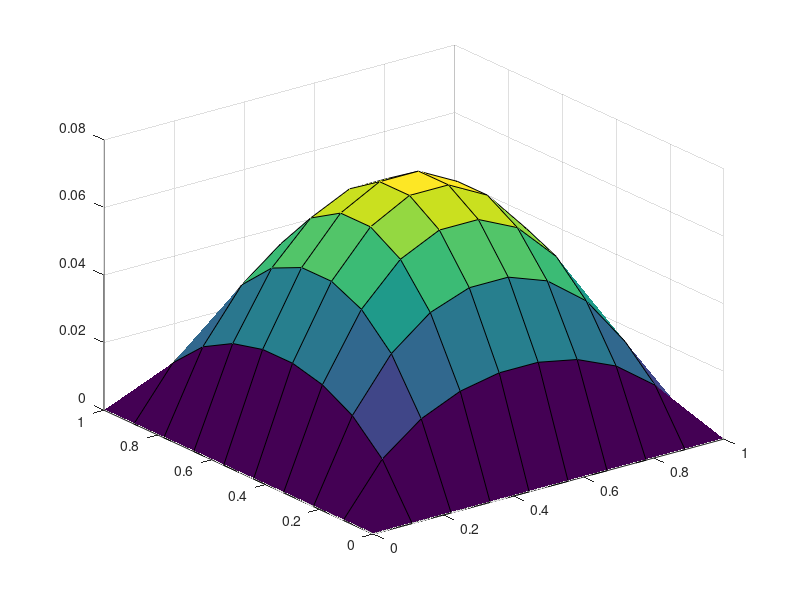

Recreate this plot in MATLAB.
% Solution to elliptic equation Laplacian u = f, u = g on bdry
function Elliptic()
clc
close all
clear all
M = 10;
N = M*M;

nx = M;
nt = M;
ax = 0;
bx = 1;
at = 0;
bt = 1;
x = linspace (ax, bx, nx);
t = linspace (at, bt, nt);
dt = (bt-at)/(nt-1);
h = (bx -ax)/(nx -1);

f = (-1)*ones(N,N);
g = 0;

A = zeros(N,N);
b = zeros(N,1);

for n=1:N
	j = floor((n-1)/M) + 1;
	i = rem((n-1), M) + 1;
	if(i==1 | i==M | j==1 | j==M)
		A(n,n) = 1;
		b(n,1) = g;
	else
		A(n,n) = 4;
		A(n,n-1) = -1;
		A(n,n+1) = -1;
		A(n, (j-2)*M + i) = -1;
		A(n, j*M + i) = -1;
		
		b(n,1) = (-1)*h*h*f(i,j);
	end
end

w = A \ b;
v = zeros(M,M);
for n = 1:N
	j = floor((n-1)/M) + 1;
	i = rem((n-1), M) + 1;
	v(i,j) = w(n,1);	
end

surf(x,t,v'); 	% Had to take transpose of v since:
		% x = x(i), y = y(j); r = r(i,j)
		% We have to plot the tuples (x(i),y(j),r(i,j)) in R^3
		% plot3(x,y,r') or surf(x,y,r') gives the desired result

